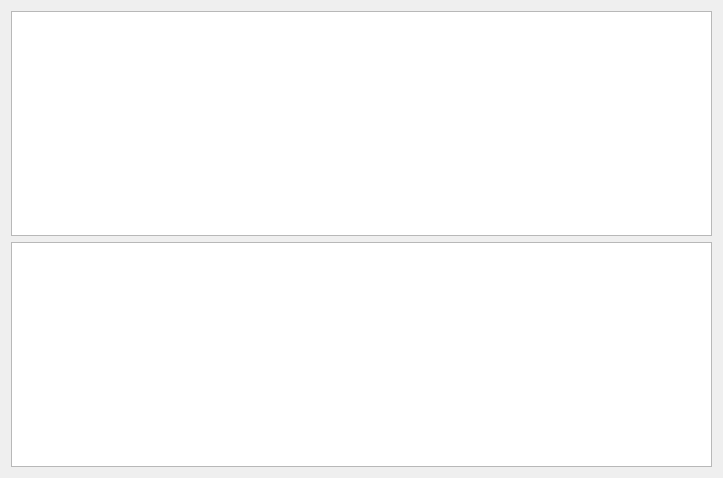
<?xml version="1.0" encoding="UTF-8"?>
<ui version="4.0">
 <class>DatasetWidget</class>
 <widget class="QWidget" name="DatasetWidget">
  <property name="geometry">
   <rect>
    <x>0</x>
    <y>0</y>
    <width>723</width>
    <height>478</height>
   </rect>
  </property>
  <property name="windowTitle">
   <string>Form</string>
  </property>
  <layout class="QVBoxLayout" name="verticalLayout">
   <item>
    <widget class="DatasetView" name="datasetView"/>
   </item>
   <item>
    <widget class="QTableView" name="featureParams"/>
   </item>
  </layout>
 </widget>
 <customwidgets>
  <customwidget>
   <class>DatasetView</class>
   <extends>QTableView</extends>
   <header>datasetWidget/datasetView.h</header>
  </customwidget>
 </customwidgets>
 <resources/>
 <connections/>
</ui>
